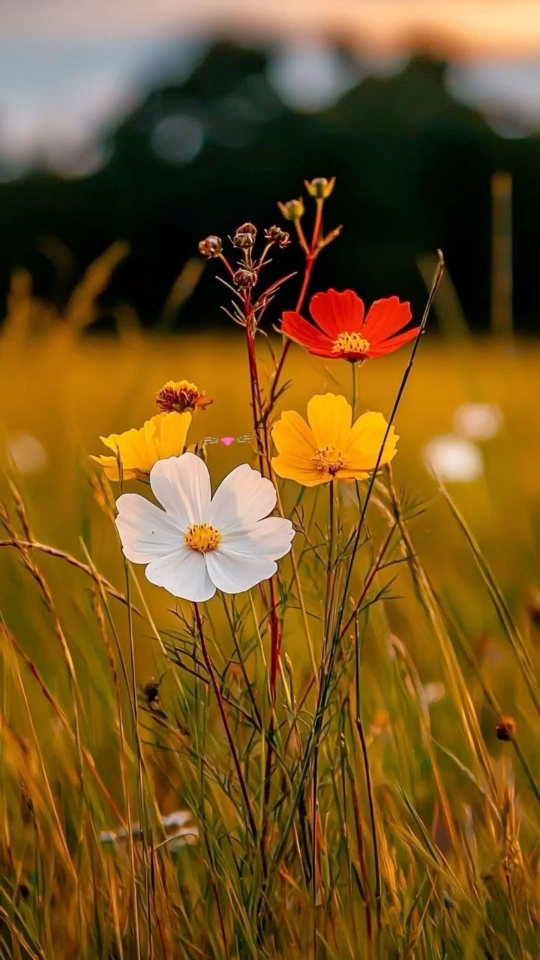
%> input picture test-images/flower.jpg, 1080 x 1920 px (shown at 1/2 size)
$ octave resize_script.m   (GNU Octave 9; MATLAB toolbox functions it lacks are replaced by stand-ins)
%> lines starting %> are read from the running program, lines starting %| are printed output that depends on the picture
% 2
%
% resize_script.m - Resizes an image to fit within specified dimensions
% while maintaining the original aspect ratio.
%
% This script demonstrates:
% 1. Loading an image.
% 2. Calculating the correct new dimensions to preserve aspect ratio.
% 3. Resizing the image using the 'imresize' function.
% 4. Displaying the original and resized images side-by-side for comparison.
% 5. Printing the resolution and quality comparison to the command window.


clear; clc; close all;

pkg load image; % Load the image package


imagePath = './test-images/flower.jpg';


target_width = 300;
target_height = 250;


if ~exist(imagePath, 'file')
  error('Image file not found at: %s\nPlease check the path.', imagePath);
end

original_image = imread(imagePath);
%> original_image is the input picture: size 1920x1080x3 uint8; mean R, G, B 116.1, 83.8, 31.7
[orig_height, orig_width, num_channels] = size(original_image);
%> orig_height = 1920; orig_width = 1080; num_channels = 3

fprintf('--- Image Resizing Analysis ---\n');
fprintf('Original Image Resolution: %d x %d pixels\n', orig_width, orig_height);
%| Original Image Resolution: 1080 x 1920 pixels


scale_ratio_width = target_width / orig_width;
%> scale_ratio_width = 0.278
scale_ratio_height = target_height / orig_height;
%> scale_ratio_height = 0.13


scale_factor = min(scale_ratio_width, scale_ratio_height);
%> scale_factor = 0.13


new_width = round(orig_width * scale_factor);
%> new_width = 141
new_height = round(orig_height * scale_factor);
%> new_height = 250

fprintf('Target Bounding Box: %d x %d pixels\n', target_width, target_height);
fprintf('Calculated Resized Resolution: %d x %d pixels (Aspect Ratio Preserved)\n\n', new_width, new_height);
%| Calculated Resized Resolution: 141 x 250 pixels (Aspect Ratio Preserved)


% The 'imresize' function handles the interpolation. The default method
% is 'bicubic', which provides a good balance of quality and speed.
resized_image = imresize(original_image, [new_height, new_width]);
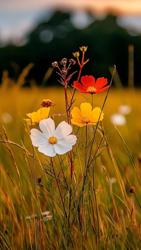
%> resized_image: size 250x141x3 uint8; mean R, G, B 116.1, 83.8, 31.8


figure('Name', 'Image Resizing Comparison', 'NumberTitle', 'off');


subplot(1, 2, 1);
imshow(original_image);
title(sprintf('Original (%d x %d)', orig_width, orig_height));
axis on;


subplot(1, 2, 2);
imshow(resized_image);
title(sprintf('Resized (%d x %d)', new_width, new_height));
axis on;
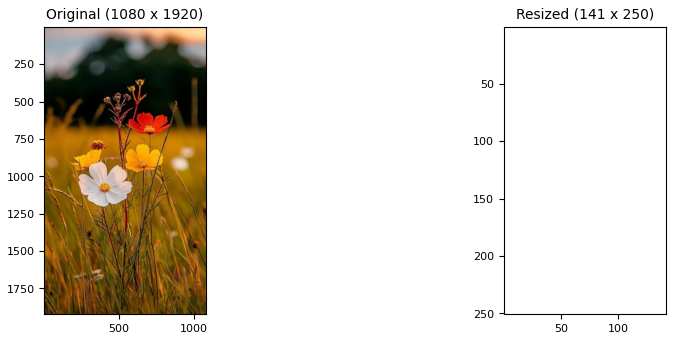
%> figure redrawn from the program's plot data, 2 panels


fprintf('--- Comparison Notes ---\n');
disp('See the generated figure for a visual comparison.');
disp('Detailed analysis on quality and resolution is provided in the documentation.');

$ run again, with test-images/peppers.jpeg copied over test-images/flower.jpg
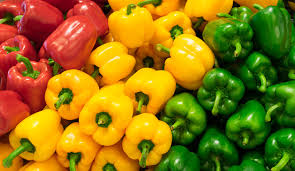
%> input picture test-images/peppers.jpeg, 295 x 171 px
%> original_image is the input picture: size 171x295x3 uint8; mean R, G, B 145.1, 114.8, 14.7
%| Original Image Resolution: 295 x 171 pixels
%| Calculated Resized Resolution: 300 x 174 pixels (Aspect Ratio Preserved)
%> `resized_image = imresize(original_image, [new_height, new_width]);`:
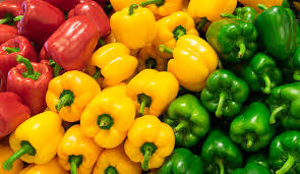
%> resized_image: size 174x300x3 uint8; mean R, G, B 145.1, 114.8, 14.8
